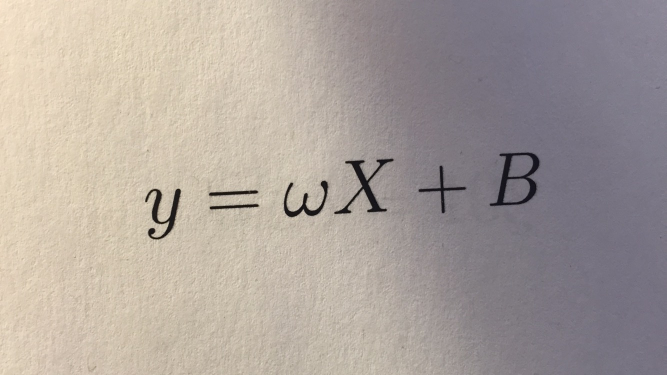
//> input picture equation-samples/eq1_hr.jpg, 1333 x 750 px (shown at 1/2 size)
$ ./main ../equation-samples/eq1_hr.jpg out.png   (built with g++ and OpenCV 4)
//> lines starting //> are read from the running program, lines starting //| are printed output that depends on the picture; after the words box and inside, x2 and y2 are one past the last pixel; in counts of white or black regions, pixels touching at a corner belong together
### src/utils.hpp
#ifndef UTILS_H
#define UTILS_H

#include <opencv2/imgproc/imgproc.hpp>
#include <vector>
using namespace std;
using namespace cv;


// [11 lines of commented-out code are left out]

#endif

### src/assemble.hpp
#include "component.hpp"
#include <string>
#include <vector>
#include <opencv2/imgproc/imgproc.hpp>
using namespace std;

enum {
    RECT_NO_OVERLAP,
    RECT_INSIDE,
    RECT_OVERLAP
};

bool valueInRange(int value, int min, int max)
{ return (value >= min) && (value <= max); }

// [79 lines left out: functions rectOverlap, position, assemble, not called in this run]

### src/recognize.hpp
#ifndef RECOGNIZE_HPP
#define RECOGNIZE_HPP

#include <opencv2/core.hpp>
#include <opencv2/imgproc.hpp>
#include <opencv2/objdetect.hpp>
#include <opencv2/highgui.hpp>
#include <dirent.h>
#include <fstream>
#include <iostream>

using namespace cv;
using namespace std;

struct datamap{
    vector<Mat> features;
    vector<string> labels;

    datamap(vector <Mat> f, vector<string> l): features(f), labels(l){}
    void set(vector <Mat> f, vector<string> l){
        features = f;
        labels = l;
    }
    datamap(){}
    int size(){ return features.size(); }


};

class recognizer{
    datamap data;

    public:
        recognizer(string name);
        string recognize(Mat img);

};

int nearest_neighbour(vector<Mat> data, Mat query);
Mat hu_moments(Mat img);
#endif

### src/component.hpp
#ifndef _COMPONENT_HPP
#define _COMPONENT_HPP

#include <opencv2/imgproc/imgproc.hpp>
#include <iostream>
using namespace cv;
using namespace std;

struct component{
    Mat image;
    Rect bounding_box;
    Point2f centroid;
    string label;

    component(Rect bounding_box, Point2f centroid):
        bounding_box(bounding_box), centroid(centroid){
            Size s = Size(bounding_box.width, bounding_box.height);
            //Size s = Size(bounding_box.height, bounding_box.width);
            image = Mat::zeros(s, CV_8UC1);
    }

    void set(int i, int j, int val){
        /*
        if ( !(bounding_box.x ==0 and bounding_box.y == 0))
            cout<<i<<","<<j<<"->"<<i-bounding_box.x<<","<<j-bounding_box.y<<endl;
            */
        i -= bounding_box.y;
        j -= bounding_box.x;
        image.at<unsigned char>(i, j) = val;
    }

    ~component(){
    }
};

#endif

### src/imgproc.hpp
#ifndef IMGPROC_H
#define IMGPROC_H

#include <opencv2/highgui/highgui.hpp>
#include <opencv2/imgproc/imgproc.hpp>
#include "component.hpp"
using namespace cv;
using namespace std;


enum lighting_type {
    UNIFORM_LIGHTING,
    NON_UNIFORM_LIGHTING
};


void binarize(Mat &img);
void skew_correct(Mat &img);
vector<component> segment(Mat &img);

#endif

### src/recognize.cpp
#include "recognize.hpp"
#include <cmath>
#include <algorithm>

int nearest_neighbour(vector<Mat> data, Mat query){
    int index = 0;
    int min_index(-1);
    double min_distance;

    auto distance_metric = [](Mat a, Mat b){
        return norm(a, b, NORM_L1);
    };
    for(auto p: data){
        if(!index){
            min_distance = distance_metric(p, query);
            min_index = index;

        }
        else{
            double distance = distance_metric(p, query);
            if (distance < min_distance){
                min_distance = distance;
                min_index = index;
            }
        }
        index = index + 1;
    }
    return min_index;
}

template<class T>
int maxAreaContour(vector<vector<T>> &contours){
    int max_area_index = 0;
    double max_area = -1.0;

    for( int i=0; i<contours.size();i++){
        if(contourArea(contours[i]) > max_area)
        {
            max_area = contourArea(contours[i]);
            max_area_index = i;
        }
    }
    return max_area_index;
}

// [60 lines left out: function fourier_descriptors, not called in this run]


Mat hu_moments(Mat img){
    Mat features(Size(8, 1), CV_64F);

    double I = 0;
    Mat edgemap;

    Canny(img, edgemap, 50, 150, 3);
    vector<vector<Point>> contours;
    vector<Vec4i> hierarchy;
    findContours(edgemap, contours, hierarchy, CV_RETR_EXTERNAL, CV_CHAIN_APPROX_NONE);

    int max_area_index = maxAreaContour(contours);

    Moments mu = moments(contours[max_area_index]);

    // Centralized moment of inertia.
    int N = 0;
    int cx = edgemap.cols/2, cy = edgemap.rows/2;
    for(int i=0; i<edgemap.rows; i++){
        for(int j=0; j<edgemap.cols; j++){
            if(edgemap.at<unsigned char>(i, j)!=0){
                I += (j-cx)*(j-cx) + (i-cy)*(i-cy);
                N += 1;
            }
        }
    }

    if (N!=0)
        I = I/(double)(N*N);

    features.at<double>(0, 7) = I;


    double HU[7];
    HuMoments(mu , HU);
    for(int i=0; i<7; i++){
        features.at<double>(0, i) = HU[i];
    }

    return features;
}

Mat misc_features(Mat &img){
    Mat features(Size(3, 1), CV_64F);
    features = Scalar(0);
    features.at<double>(0, 0) = img.cols/(double)(img.rows);
    return features;
}

int calculate_crossings(vector<int> V){
    int crossings = 0;
    for(int i=1; i<V.size(); i++){
        if  ( V[i] != V[i-1])
            crossings = crossings + 1;
    }
    return crossings;
}

Mat padd_image(Mat img, int width){
    int pr, pc;
    double scale;
    if ( img.cols > img.rows)
        scale = img.cols/(double)width;
    else
        scale = img.rows/(double)width;
    pr = img.rows * scale;
    pc = img.cols * scale;
    resize(img, img, Size(pc, pr));

    if ( img.cols > img.rows ){
        int delta = img.cols - img.rows;
        Mat result(Size(img.cols, img.cols), img.type());
        result = Scalar::all(255);
        int w = delta/2;
        Rect r = Rect(0, w, img.cols, img.rows);
        img.copyTo(result(r));
        result.copyTo(img);
    }
    else{
        int delta = img.rows - img.cols;
        Mat result(Size(img.rows, img.rows), img.type());
        result = Scalar::all(255);
        int w = delta/2;
        Rect r = Rect(w, 0, img.cols, img.rows);
        img.copyTo(result(r));
        result.copyTo(img);
    }

    threshold(img, img, 127, 255, CV_THRESH_OTSU);

    int padding = 10;
    Mat result(Size(img.cols+2*padding, img.rows+2*padding), img.type());
    Rect r = Rect(padding, padding, img.cols, img.rows);
    result = Scalar::all(255);
    img.copyTo(result(r));
    result.copyTo(img);
    return img;
}

Mat circular_topology_features(Mat image){
    Mat padded = padd_image(image, 256);
    double max_radius, spacing;
    int count = 9;
    max_radius = (double)((padded.rows - 10)/2);
    spacing = max_radius/(double)count;

    Mat features(Size(count-1, 1), CV_64F);
    int index = 0;
    for(double r=2*spacing; r < max_radius; r += spacing ){
        Mat mask = Mat::zeros(padded.size(), padded.type());
        Point center(mask.cols/2, mask.rows/2);
        int thickness=1, lineType=8;
        circle(mask, center, r, Scalar(255), thickness, lineType);

        vector<Point> contour;
        Size axes(r, r);
        ellipse2Poly(center, axes, 0, 0, 360, 1, contour);

        vector<int> contourmap;
        for(auto p: contour){
            int val = padded.at<unsigned char>(p.y, p.x);
            contourmap.push_back(val);
        }

        int crossing = calculate_crossings(contourmap);
        features.at<double>(0, index) = (double)crossing;
        index = index + 1;
    }
    return features;
}

Mat extractFeatures(Mat &img){
    Mat cat;

    vector<Mat> features = {
        hu_moments(img),
        misc_features(img),
        circular_topology_features(img),
        //fourier_descriptors(img, 50)
    };

    hconcat(features, cat);
    return cat;

}

// [23 lines left out: function extractForeground, not called in this run]

recognizer::recognizer(string name){
    fstream datastream(name);
    string label, filename;
    vector<Mat> features;
    vector<string> labels;
    while(datastream>>label>>filename){
        labels.push_back(label);

        Mat img = imread("pngs/"+filename, CV_LOAD_IMAGE_GRAYSCALE);
        threshold(img, img, 127, 255, CV_THRESH_OTSU);
        img = extractForeground(img);

        Mat feature = extractFeatures(img);
        features.push_back(feature);
    }

    data.set(features, labels);
}

string recognizer::recognize(Mat img){
    erode(img, img, getStructuringElement(MORPH_ELLIPSE, Size(3, 3)));
    dilate(img, img, getStructuringElement(MORPH_ELLIPSE, Size(2, 2)));
    imshow("output", img);
    waitKey(0);
    Mat query = extractFeatures(img);
    int nearest;
    nearest = nearest_neighbour(data.features, query);
    return data.labels[nearest];
}

### src/imgproc.cpp
#include "imgproc.hpp"
#include "utils.hpp"
#include <vector>
#include<iostream>
#include <cstdio>
#include <cstdlib>
#include "component.hpp"

vector<Rect> recursive_rect_resolve(Mat edgemap){
    int nLabels, prev_nLabels;
    Mat labels(edgemap.size(), CV_32S), stats, centroids;
    nLabels = connectedComponentsWithStats(edgemap, labels, stats, centroids);
    cout<<"found labels: "<<nLabels<<endl;
    do{
        prev_nLabels = nLabels;
        for(int i=1; i<nLabels; i++){
            int x, y, w, h;
            x = stats.at<int>(i, CC_STAT_LEFT);
            y = stats.at<int>(i, CC_STAT_TOP);
            w = stats.at<int>(i, CC_STAT_WIDTH);
            h= stats.at<int>(i, CC_STAT_HEIGHT);

            Rect roi = Rect(x, y, w, h);
            edgemap(roi) = Scalar(255);
        }
        nLabels = connectedComponentsWithStats(edgemap, labels, stats, centroids);
    }while(nLabels < prev_nLabels);

    vector<Rect> result;
    for(int i=1; i<nLabels; i++){
        int x, y, w, h;
        x = stats.at<int>(i, CC_STAT_LEFT);
        y = stats.at<int>(i, CC_STAT_TOP);
        w = stats.at<int>(i, CC_STAT_WIDTH);
        h= stats.at<int>(i, CC_STAT_HEIGHT);

        Rect roi = Rect(x, y, w, h);
        result.push_back(roi);

    }
    return result;
}

void rotateImage(Mat &src, double rho, double theta){
    auto y = [&](double x){
        return (rho - x*cos(theta))/sin(theta);
    };

    Point a,  b;
    a = Point(0, y(0));
    b = Point(src.cols, y(src.cols));
    clipLine(src.size(), a, b);
    Point center = (a + b)/2;
    //center = Point(0, 0);
    //center = Point(src.cols/2, src.rows/2);
    Mat R = getRotationMatrix2D(center, -(CV_PI/2.0-theta)*(180.0/CV_PI), 1);
    warpAffine(src, src, R, src.size(),
            INTER_LINEAR, BORDER_CONSTANT, Scalar(255, 255, 255));
}

Point2f rotation_params(Mat &img, double dr, double dt){
    /* Using equation x*cos(t) + y*sin(t) = r */
    auto norm = [](double x, double y){
        return sqrt(x*x + y*y);
    };

    double r_max = norm(img.cols, img.rows);

    vector<Point2i> foreground;
    for(int x=0; x<img.cols; x++){
        for(int y=0; y<img.rows; y++){
            if(img.at<unsigned char>(y, x)!=0){
                foreground.push_back(Point2i(x, y));
            }
        }
    }

    Mat result;
    cvtColor(img, result, CV_GRAY2BGR);

    int r_max_i = (int)((r_max/dr)+1);
    int t_max_i = (int)((CV_PI/dt)+1);

    Size rt_size = Size(t_max_i, r_max_i);
    Mat count(rt_size, CV_32S);
    count = Scalar::all(0);
    for(int i=0; i<r_max_i; i++){
        for(int j=0; j<t_max_i; j++){
            assert(count.at<int>(i, j) == 0);
        }
    }
    for(double t=0; t < CV_PI; t += dt){
        for(auto p: foreground){
            int x, y;
            x = p.x, y = p.y;
            //cout<<"In (x,y,t): "<<x<<","<<y<<","<<","<<t<<endl;
            auto r = [=](double x, double y, double t){
                return (int)(x*cos(t) + y*sin(t));
            };

            int ri = (int)(r(x, y, t)/dr), ti = (int)(t/dt);

            if(ri > 0 and ri < (int)(r_max+1) and ti < 180){
                count.at<int>(ri, ti) += 1;
                int val = count.at<int>(ri, ti);
            }
        }
    }
    typedef pair<int, pair<int, int>> drt_struct;
    vector<drt_struct> S;
    for(double t=0; t < CV_PI; t += dt){
        for(double r=0; r < r_max; r += dr){
            int ti, ri;
            ti = (int)(t/dt), ri = (int)(r/dr);

            int val = count.at<int>(ri, ti);
            if ( val > 1){
                auto drt = make_pair(val, make_pair(ri, ti));
                S.push_back(drt);
            }
        }
    }

    sort(S.rbegin(), S.rend());
    int mSize = min((int)S.size(), 20);
    S.resize(mSize);


    /* Divide into bins of 10 degrees */
    vector<int> bin(180/10, 0);
    int max_bin = 0;
    for(auto e: S){
        int b = (int)(e.second.second/10);
        bin[b] += 1;
        if ( bin[b] > bin[max_bin])
            max_bin = b;
    }

    double sum_theta = 0;
    double sum_rho = 0;
    int ntheta = 0;
    for(auto e: S){
        int b = (int)(e.second.second/10);
        if ( b == max_bin){
            sum_theta += e.second.second;
            sum_rho += e.second.first;
            ntheta += 1;
        }
    }

    double mean_theta = sum_theta*dt/(double)(ntheta);
    double mean_rho = sum_rho*dr/(double)(ntheta);
    //drawLine(result, mean_rho, mean_theta, Scalar(0, 0, 255));
    rotateImage(img, mean_rho, mean_theta);
    /*
    imshow("output", result);
    waitKey(0);
    */
    return Point2f(mean_rho, mean_theta);


}

void binarize(Mat &src){
    /*
     * Binarizes an image according to lighting provided.
     * Does operations in place, modifies the img matrix passed.
     */

    Mat img;
    src.copyTo(img);
    cvtColor(img, img, CV_BGR2GRAY);
    Mat edgemap;
    img.copyTo(edgemap);
    GaussianBlur(edgemap, edgemap, Size(3, 3), 1, 1);
    Canny(edgemap, edgemap, 30, 120, 3);
    Mat result(img.size(), img.type());
    Mat bboxes(edgemap.size(), CV_8UC3);
    cvtColor(edgemap, bboxes, CV_GRAY2BGR);

    result.setTo(255);

    vector<Rect> boundaries;
    boundaries = recursive_rect_resolve(edgemap);

    for(auto roi: boundaries){
        rectangle(bboxes, roi, Scalar(0, 0, 255), 3, 8);
        Mat subimg = img(roi);
        Scalar mean, std_dev;
        meanStdDev(subimg, mean, std_dev);
        if (std_dev[0] > 25 ){
            threshold(subimg, subimg, 127, 255, CV_THRESH_OTSU);
        }
        else{
            subimg = Scalar(255);
        }
        subimg.copyTo(result(roi));
    }
    /*

    imshow("output", bboxes);
    waitKey(0);
    */
    result.copyTo(img);
    img.copyTo(src);
}

void skew_correct(Mat &img){
    Mat edgemap;
    img.copyTo(edgemap);
    //cvtColor(edgemap, edgemap, CV_BGR2GRAY);
    GaussianBlur(edgemap, edgemap, Size(3, 3), 1, 1);
    Canny(edgemap, edgemap, 100, 2*100, 3);
    Point2f rt = rotation_params(edgemap, 1, CV_PI/180.0);
    rotateImage(img, rt.x, rt.y);
    threshold(img, img, 127, 255, CV_THRESH_OTSU);
}

vector<component> segment(Mat &img){
    /*
     * Expects a binary image. Only 0/255.
     * To be done post skew correction.
     * Segments out symbols, hopefully.
     */

    /* Invert the image. OpenCV CCA assumes black background. */
    img = 255 - img;

    Mat labels(img.size(), CV_32S), stats, centroids;
    int nLabels;
    nLabels = connectedComponentsWithStats(img, labels,
            stats, centroids);


    srand(time(NULL));
    vector<Vec3b> colors;
    for(int i=0; i<nLabels; i++){
        Vec3b v = Vec3b(rand()%255, rand()%255, rand()%255);
        colors.push_back(v);
    }

    Mat labelled(img.size(), CV_8UC3);

    vector<component> components;
    for(int i=1; i<nLabels; i++){
        int x, y, w, h, xc, yc;

        x = stats.at<int>(i, CC_STAT_LEFT);
        y = stats.at<int>(i, CC_STAT_TOP);
        w = stats.at<int>(i, CC_STAT_WIDTH);
        h = stats.at<int>(i, CC_STAT_HEIGHT);

        Rect bounding_box = Rect(x, y, w, h);

        xc = centroids.at<int>(i, 0);
        yc = centroids.at<int>(i, 1);

        Point2f centroid = Point2f(xc, yc);
        component c = component(bounding_box, centroid);
        components.push_back(c);

    }
    for(int i=0; i<img.rows; i++){
        for(int j=0; j<img.cols; j++){
            int label = labels.at<int>(i, j);
            if(label){
                labelled.at<Vec3b>(i, j) = colors[label];
                components[label-1].set(i, j, img.at<unsigned char>(i, j));
            }
        }
    }

    return components;
}

### src/main.cpp
#include <opencv2/highgui/highgui.hpp>
#include <opencv2/imgproc/imgproc.hpp>
#include "imgproc.hpp"

#include <iostream>
#include <cstdio>
#include <string>
#include "component.hpp"
#include "recognize.hpp"
#include "assemble.hpp"

using namespace std;
using namespace cv;

/*
 * Usage: <executable name> <input file> <output_file>
 * Input file should be any standard image file readable using opencv
 * imread, and outfile should be a .tex file containing just the
 * equation.
 */

string process(Mat &img){
    string result;
    vector<component> components;

    binarize(img);
    //cvtColor(img, img, CV_BGR2GRAY);
    //threshold(img, img, 127, 255, CV_THRESH_OTSU);
    skew_correct(img);
    components = segment(img);

    recognizer R("labels.txt");

    for(auto &c : components){
        cout<<c.image.size()<<endl;
        c.label = R.recognize(255-c.image);
        cout<<"Label: "<<c.label<<endl;
        imshow("output", 255-c.image);
        waitKey(0);
    }

    result = assemble(components);
    return result;
}

int main(int argc, char *argv[]){
    if (argc < 3){
        fprintf(stderr, "Usage: %s <input_image> <output_file>\n",
                    argv[0]);
        return -1;
    }

    char *input_image_file, *output_tex_file;
    input_image_file = argv[1];
    output_tex_file = argv[2];

    // Read Image
    Mat img;
    img = imread(input_image_file, CV_LOAD_IMAGE_COLOR);
//> img is the input picture: 750 rows x 1333 cols, CV_8UC3; mean B, G, R 155.9, 161.7, 171.3

    if (!img.data){
        fprintf(stderr, "Error opening image file.\n");
        fprintf(stderr, "Usage: %s <input_image> <output_file>\n",
                    argv[0]);
        return -1;

    }

    namedWindow("output", CV_WINDOW_NORMAL);

    string equation_tex = process(img);
//> in binarize, `Canny(edgemap, edgemap, 30, 120, 3);`:
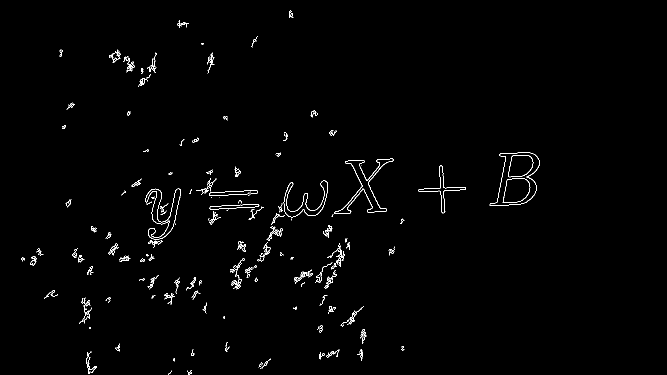
//> edgemap: 750 rows x 1333 cols, CV_8UC1 (shown at 1/2 size); 1% white in thin lines or dots, all inside (x1, y1, x2, y2) = (42, 20, 1079, 750)
//> in recursive_rect_resolve, `nLabels = connectedComponentsWithStats(edgemap, labels, stats, centroi..`: nLabels = 134; stats = 134 rows, first 6: [0, 0, 1333, 750, 989730], [578, 20, 9, 16, 48], [354, 40, 24, 16, 75], [503, 72, 13, 23, 40], [403, 86, 4, 3, 10], [119, 99, 7, 15, 35]; centroids = 134 pairs, first value 45.27 to 1040.5, second value 28.21 to 745.3
//| found labels: 134
//> the loop in recursive_rect_resolve, `do` made 4 passes
//> (prev_nLabels, nLabels) on passes 1 to 4: (134, 103), (103, 98), (98, 97), (97, 97)
//> pass 1, in recursive_rect_resolve, `nLabels = connectedComponentsWithStats(edgemap, labels, stats, centroi..`:
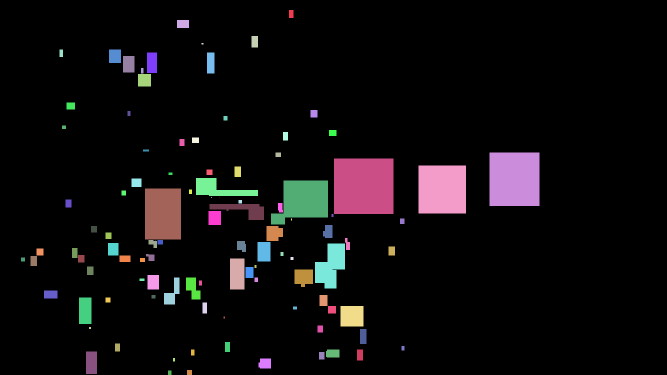
//> labels: 750 rows x 1333 cols, CV_32SC1 (shown at 1/2 size); 103 distinct labels, from 0 to 102; one colour per label, 0 black
//> pass 2, in recursive_rect_resolve, `nLabels = connectedComponentsWithStats(edgemap, labels, stats, centroi..`:
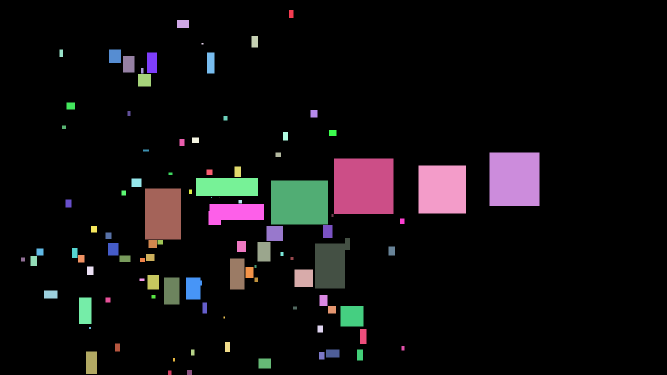
//> labels: 750 rows x 1333 cols, CV_32SC1 (shown at 1/2 size); 98 distinct labels, from 0 to 97; one colour per label, 0 black
//> after the loop in recursive_rect_resolve, `do`:
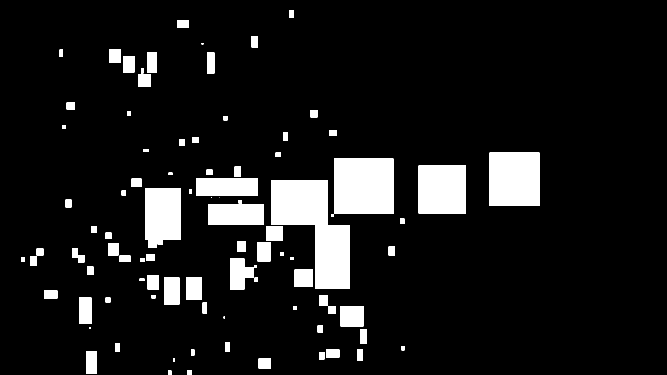
//> edgemap: 750 rows x 1333 cols, CV_8UC1 (shown at 1/2 size); 9.7% white; 96 white regions (5 under 20 px), largest, box (x1, y1, x2, y2) and area: (668, 317, 787, 428) 13209, (979, 305, 1079, 412) 10700, (542, 361, 656, 449) 10032
//> after the loop in recursive_rect_resolve, `do`:
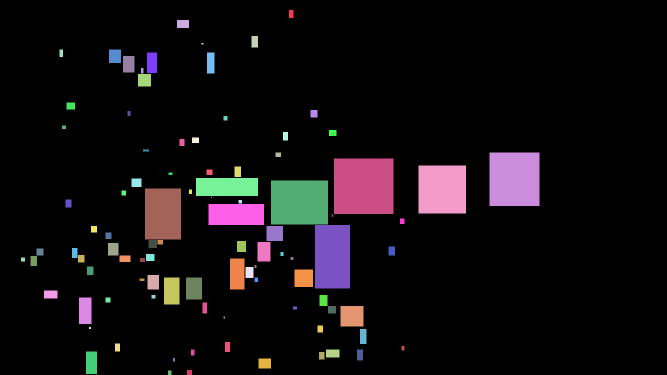
//> labels: 750 rows x 1333 cols, CV_32SC1 (shown at 1/2 size); 97 distinct labels, from 0 to 96; one colour per label, 0 black
//> the loop in recursive_rect_resolve, `for(int i=1; i<nLabels; i++)` made 96 passes
//> (x, y, w, h) on passes 1 to 8: (578, 20, 9, 16), (354, 40, 24, 16), (503, 72, 13, 23), (403, 86, 4, 3), (119, 99, 7, 15), (218, 99, 24, 27), (294, 105, 20, 41), (414, 105, 15, 42)
//> after the loop in recursive_rect_resolve, `for(int i=1; i<nLabels; i++)`: result = 96 Rects (x, y, width, height), first 8: [578, 20, 9, 16], [354, 40, 24, 16], [503, 72, 13, 23], [403, 86, 4, 3], [119, 99, 7, 15], [218, 99, 24, 27], [294, 105, 20, 41], [414, 105, 15, 42]
//> in binarize, `boundaries = recursive_rect_resolve(edgemap);`: boundaries has the same summary as result in recursive_rect_resolve
//> the loop in binarize, `for(auto roi: boundaries)` made 96 passes
//> (roi, mean, std_dev) on passes 1 to 8: (Rect(578, 20, 9, 16), Scalar(184.2), Scalar(9.51)), (Rect(354, 40, 24, 16), Scalar(205), Scalar(7.49)), (Rect(503, 72, 13, 23), Scalar(203.6), Scalar(8.34)), (Rect(403, 86, 4, 3), Scalar(188.3), Scalar(13.37)), (Rect(119, 99, 7, 15), Scalar(212.8), Scalar(9.05)), (Rect(218, 99, 24, 27), Scalar(212.3), Scalar(8.44)), (Rect(294, 105, 20, 41), Scalar(208.3), Scalar(8.4)), (Rect(414, 105, 15, 42), Scalar(206.7), Scalar(7.9))
//> after the loop in binarize, `for(auto roi: boundaries)`:
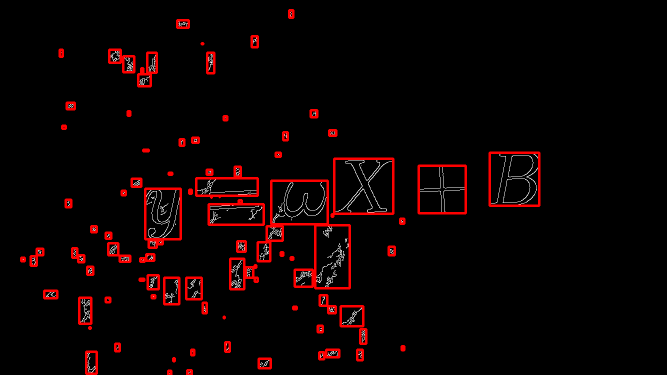
//> bboxes: 750 rows x 1333 cols, CV_8UC3 (shown at 1/2 size); mean B, G, R 1.8, 1.8, 11.8
//> after the loop in binarize, `for(auto roi: boundaries)`:
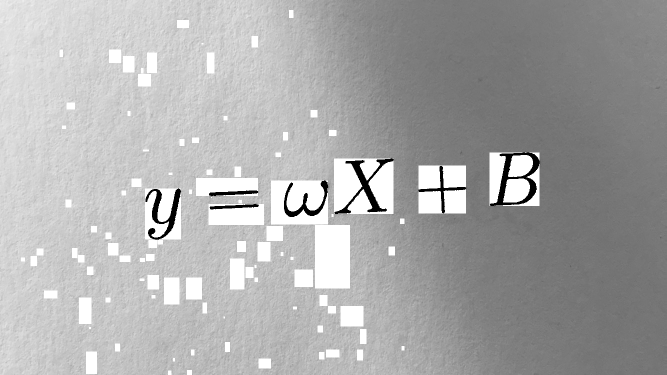
//> img: 750 rows x 1333 cols, CV_8UC1 (shown at 1/2 size); min 0, max 255, mean 170.5
//> (the rest of the program and of its run is left out)
